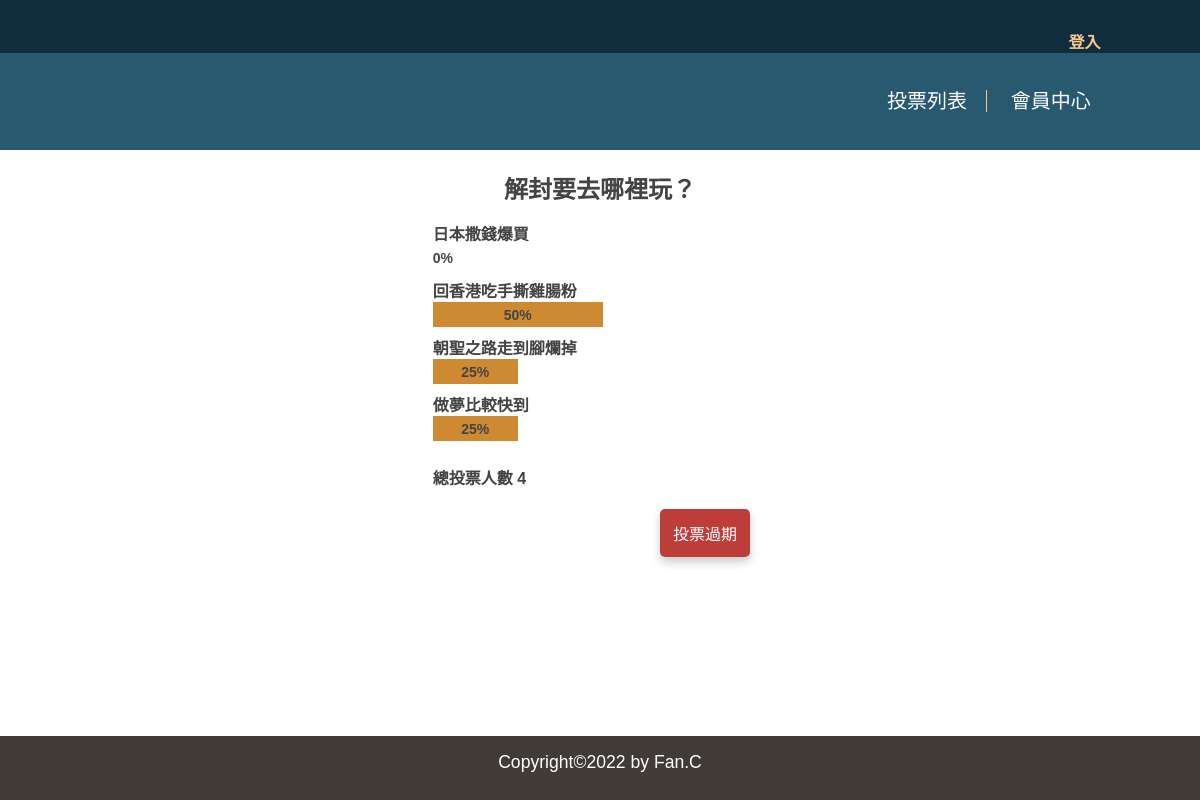
The page /?do=vote_result&id=3 on the database as committed earlier.
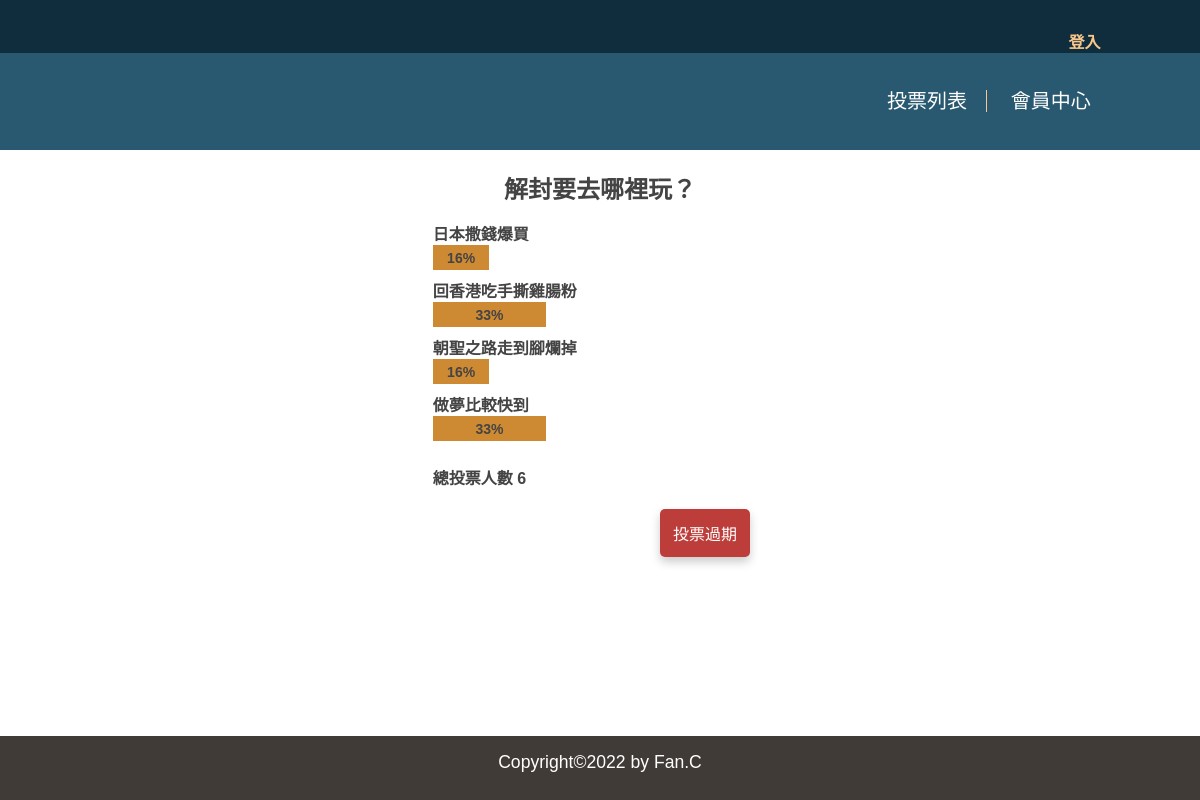
The same page on the database as committed later.
### tables this page shows
CREATE TABLE `subjects` (
  `id` int(11) UNSIGNED NOT NULL COMMENT '序號',
  `subject` varchar(128) NOT NULL COMMENT '主題描述',
  `type_id` int(11) UNSIGNED NOT NULL,
  `multiple` tinyint(1) NOT NULL DEFAULT 0 COMMENT '單/複選',
  `multi_limit` tinyint(2) NOT NULL DEFAULT 1 COMMENT '單/複選項目數',
  `start` date NOT NULL,
  `end` date NOT NULL,
  `total` int(11) UNSIGNED NOT NULL DEFAULT 0
);

CREATE TABLE `options` (
  `id` int(11) UNSIGNED NOT NULL COMMENT '序號',
  `option` varchar(128) NOT NULL COMMENT '選項描述',
  `subject_id` int(11) UNSIGNED NOT NULL,
  `total` int(11) UNSIGNED NOT NULL DEFAULT 0
);

### api/base.php (called while the page is built, shortened)
<?php
function pdo()
{
    $dsn = "mysql:host=localhost;charset=utf8;dbname=vote";
    return new PDO($dsn, 'root', '');
}
function all($table, ...$arg)
{
    $pdo = pdo();
    $sql = "SELECT * FROM $table ";
    switch (count($arg)) {
        case 1:
            if (is_array($arg[0]) && !empty($arg[0])) {
                foreach ($arg[0] as $key => $value) {
                    $tmp[] = "`$key`='$value'";
                }
                $sql .= " WHERE " . implode(" AND ", $tmp);
            } else if (empty($arg[0])) {
            } else {
                $sql .= $arg[0];
            }
            break;
    }
    return $pdo->query($sql)->fetchAll(PDO::FETCH_ASSOC);
}
function find($table, $arg)
{
    $pdo = pdo();
    $sql = "SELECT * FROM $table WHERE ";
    if (is_array($arg)) {
        foreach ($arg as $key => $value) {
            $tmp[] = "`$key`='$value'";
        }
        $sql .= implode(" AND ", $tmp);
    } else {
        $sql .= " `id`='$arg'";
    }
    return $pdo->query($sql)->fetch(PDO::FETCH_ASSOC);
}

### front/vote_result.php (the view, shortened to what this page needs)
<?php
$subject = find("subjects", $_GET['id']);
$opts = all("options", ['subject_id' => $_GET['id']]);
?>
<!DOCTYPE html>
<html lang="en">
<head>
</head>
<body>
    <div class="result-box">
        <div class="subject">
            <h2 class="text-center"><?= $subject['subject']; ?></h2>
        </div>
        <div style="margin: 0.5rem 0.1rem 0.5rem 0.8rem;">
            <?php
            foreach ($opts as $opt) {
                $total = ($subject['total'] == 0) ? 1 : $subject['total'];
                $rate = $opt['total'] / $total;
            ?>
                <div class="opt-box">
                    <label class="opt-text"><?= $opt['option']; ?></label>
                    <div class="text-center opt-bar" style="width:<?= 340 * $rate; ?>px">
                        <?= floor(($rate * 100)) . "%"; ?></div>
                </div>
            <?php
            }
            ?>
            <div class="total">
                <label>總投票人數</label>
                <span class="total">
                    <?= $subject['total']; ?>
                </span>
            </div>
        </div>
        <div class="btn">
            <?php
            if ((strtotime("now")) > (strtotime($subject['end']))) {
            ?>
                <button class="govote" onclick="location.href='../vote/index.php' "style="background-color: #bd3d3a; color: white;">投票過期</button>
            <?php
            } elseif (isset($_SESSION['acc'])) {
            ?>
                <button class="govote" onclick="location.href='?do=vote&id=<?= $subject['id']; ?>'">我要投票</button>
            <?php
            } else {
            ?>
                <button class="govote" onclick="location.href='../vote/login/login.php'">我要投票</button>
            <?php
            }
            ?>
        </div>
    </div>
</body>
</html>

### index.php (shortened to what this page needs)
<?php
include_once "./api/base.php";
?>
<!DOCTYPE html>
<html lang="en">
<head>
    <link rel="stylesheet" href="./css//basic.css">
    <link rel="stylesheet" href="./css/index.css">
</head>
<body>
    <div id="header">
        <?php
        include "./layout/index_header.php";
        ?>
    </div>
    <div id="container">
        <?php
        if (isset($_GET['do'])) {
            $file = './front/' . $_GET['do'] . ".php";
        }
        if (isset($file) && file_exists($file)) {
            include $file;
        } else {
            include "./front/vote_list.php";
        }
        ?>
    </div>
    <div>
        <?php
        include "./layout/footer.php";
        ?>
    </div>
</body>
</html>

### layout/index_header.php (shortened to what this page needs)
<div class="upper">
    <div>
        <div>
            <?php
            if (isset($_SESSION['acc'])) {
            ?>
                <a href="../vote/login/logout.php">登出</a>
            <?php
            } else {
            ?>
                <a href="../vote/login/login.php">登入</a>
            <?php
            }
            ?>
        </div>
    </div>
</div>
<nav>
    <div>
        <a class="bar" href="../vote/index.php">投票列表</a>
    </div>
    <div>
        <a href="?do=member_center">會員中心</a>
    </div>
</nav>

### layout/footer.php
<footer>
    <div class="right">Copyright©2022 by Fan.C</div>
</footer>

### css/basic.css (style rules this page uses)
* { margin: 0; padding: 0; list-style-type: none; box-sizing: border-box; font-family: Arial, Helvetica, sans-serif; }
html, body { height: 100%; margin: 0; }
body { display: flex; flex-direction: column; }
#header { width: 100%; height: 150px; top: 0px; z-index: 1030; }
#header .upper { text-align: right; width: 100%; min-width: 1000px; height: 35%; background-color: #0f2d3c; padding: 0 7.5%; }
#header .upper div { display: inline-block; align-items: center; margin: 0.9rem 0.2rem; font-size: 16px; font-weight: 400; color: #ffffff; }
#header .upper a { margin: 0.2rem 0.2rem; text-decoration: none; color: #f9c78b; font-weight: bold; }
#header nav { width: 100%; min-width: 1000px; height: 65%; margin: auto; background: #295970; bottom: 0; padding: 0 7.5%; text-align: right; }
#header nav div { display: inline-block; font-size: 20px; margin: 2rem 0; font-weight: 500; }
#header nav div a { color: #ffffff; margin: 0.5rem 0; text-decoration: none; padding: 0 1.2rem; }
.bar { border-right: 1px solid #f9c78b; }
#container { left: 15%; width: 85%; min-width: 1000px; margin: auto; flex-grow: 1; }
footer { text-align: center; width: 100%; height: 4rem; background: #413b37; padding: 1rem; font-size: 1.1rem; font-weight: 300; color: #ffffff; right: 0; bottom: 0; left: 0; z-index: 1030; }
.text-center { text-align: center; }

### css/index.css (style rules this page uses)
.opt-text { font-weight: bold; }

### front/vote_result.php (style rules this page uses)
.result-box { width: 360px; padding: 2% 0 0; margin: auto; }
h2 { text-align: center; color: #444; margin-bottom: 1rem; }
.result-box div { color: #444; font-weight: bold; }
.opt-box { margin: .5rem 0; }
.opt-bar { padding: .26rem 0; height: 25px; background: #ce8933; font-size: 14px; }
.total { margin: 1.5rem 0 .5rem 0; }
.govote { outline: 0; background: #5f386b; width: 25%; border: 0; padding: 12px; color: #f9c78b; font-size: 16px; cursor: pointer; box-shadow: 0 5px 10px #ccc; border-radius: 5px; margin: 0.7rem 0.5rem 0.4rem 15rem; }

Rows that differ between the two databases and show on the page:
changed subjects "解封要去哪裡玩？": total "4" → "6"
changed options "日本撒錢爆買": total 0 → 1 (drawn); floor(($rate*100)) "0" → "16"
changed through a linked row, options "回香港吃手撕雞腸粉": floor(($rate*100)) "50" → "33"
changed through a linked row, options "朝聖之路走到腳爛掉": floor(($rate*100)) "25" → "16"
changed options "做夢比較快到": total 1 → 2 (drawn); floor(($rate*100)) "25" → "33"
